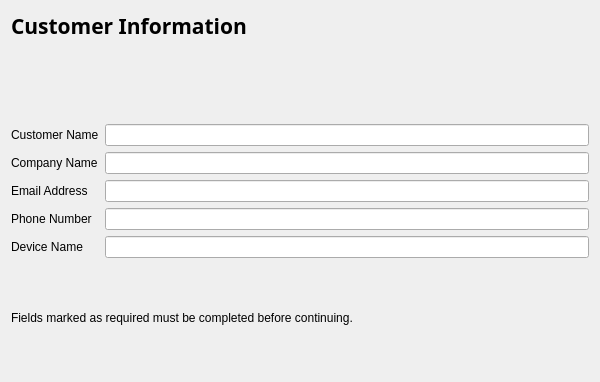
<?xml version="1.0" encoding="UTF-8"?>
<ui version="4.0">
 <class>Form</class>
 <widget class="QWidget" name="Form">
  <property name="geometry">
   <rect>
    <x>0</x>
    <y>0</y>
    <width>600</width>
    <height>382</height>
   </rect>
  </property>
  <property name="windowTitle">
   <string>Form</string>
  </property>
  <layout class="QVBoxLayout" name="verticalLayout">
   <item>
    <widget class="QLabel" name="label">
     <property name="font">
      <font>
       <family>Perpetua</family>
       <pointsize>16</pointsize>
       <bold>true</bold>
      </font>
     </property>
     <property name="text">
      <string>Customer Information</string>
     </property>
     <property name="alignment">
      <set>Qt::AlignmentFlag::AlignLeading|Qt::AlignmentFlag::AlignLeft|Qt::AlignmentFlag::AlignTop</set>
     </property>
    </widget>
   </item>
   <item>
    <layout class="QFormLayout" name="formLayout">
     <item row="0" column="0">
      <widget class="QLabel" name="lblCustomerName">
       <property name="text">
        <string>Customer Name</string>
       </property>
      </widget>
     </item>
     <item row="1" column="0">
      <widget class="QLabel" name="lblCompanyName">
       <property name="text">
        <string>Company Name</string>
       </property>
      </widget>
     </item>
     <item row="2" column="0">
      <widget class="QLabel" name="lblEmail">
       <property name="text">
        <string>Email Address</string>
       </property>
      </widget>
     </item>
     <item row="3" column="0">
      <widget class="QLabel" name="lblPhone">
       <property name="text">
        <string>Phone Number</string>
       </property>
      </widget>
     </item>
     <item row="4" column="0">
      <widget class="QLabel" name="lblDeviceName">
       <property name="text">
        <string>Device Name</string>
       </property>
      </widget>
     </item>
     <item row="0" column="1">
      <widget class="QLineEdit" name="txtCustomerName"/>
     </item>
     <item row="1" column="1">
      <widget class="QLineEdit" name="txtCompanyName"/>
     </item>
     <item row="2" column="1">
      <widget class="QLineEdit" name="txtEmail"/>
     </item>
     <item row="3" column="1">
      <widget class="QLineEdit" name="txtPhone"/>
     </item>
     <item row="4" column="1">
      <widget class="QLineEdit" name="txtDeviceName"/>
     </item>
    </layout>
   </item>
   <item>
    <widget class="QLabel" name="label_2">
     <property name="text">
      <string>Fields marked as required must be completed before continuing. </string>
     </property>
    </widget>
   </item>
  </layout>
 </widget>
 <resources/>
 <connections/>
</ui>
